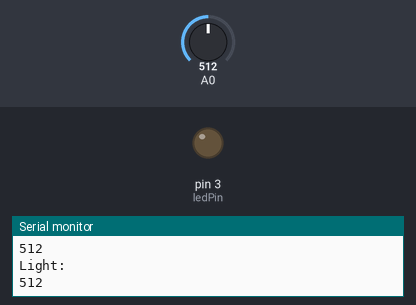
Simulated run of this sketch. Board: Arduino Uno, built with avr-gcc and run on an emulated ATmega328P. Shown: output pins drawn as LEDs (lit = HIGH), the last lines printed to the serial monitor. The test bench sets the inputs (shaded band); at power-on: A0 = 512.

Above: at 1.2 s.
1.3 s: A0 set to 489
At 2.4 s:
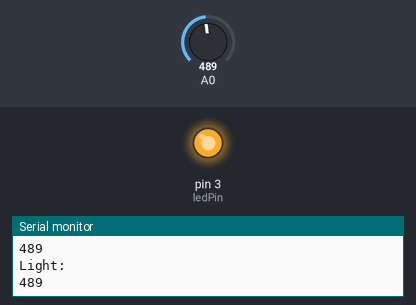
2.8 s: A0 set to 510
At 3.9 s:
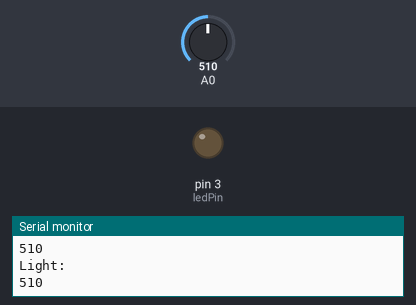
4.3 s: A0 set to 490
At 5.5 s:
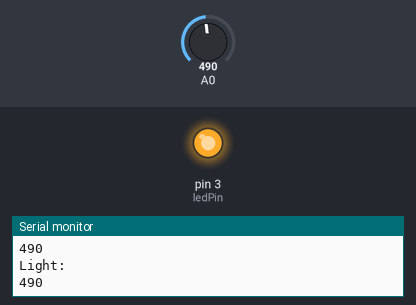
Timing chart, 0 to 7.3 s (numbered marks = the images above; inputs shaded):
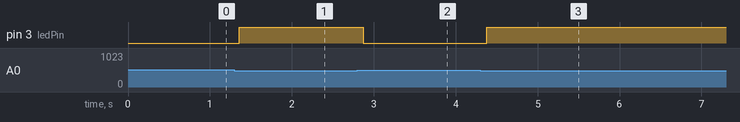

The sketch:

LDR.ino
```cpp
#define ledPin 3
void setup() {
// put your setup code here, to run once:
pinMode(ledPin, OUTPUT);
Serial.begin(9600);
}
void loop() {
// put your main code here, to run repeatedly:
int light = analogRead(A0);
Serial.println("Light:");
Serial.println(light);
delay(50);
if (light > 500) {
digitalWrite(ledPin, LOW);
}
else {
digitalWrite(ledPin, HIGH);
}
}
```

Measured:
- the behaviour switches between 501 and 500 on A0 (found by bisection; images 0 and 1)
- after the input at 1.3 s, pin 3 (ledPin): LOW → HIGH after 0.06 s
- after the input at 2.8 s, pin 3 (ledPin): HIGH → LOW after 0.07 s
- after the input at 4.3 s, pin 3 (ledPin): LOW → HIGH after 0.08 s
